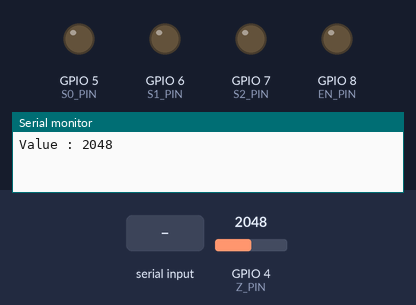
The program below on a simulated ESP32-C3. On the bench: output pins drawn as LEDs (lit = HIGH), the last lines printed to the serial monitor. Inputs (shaded band) come from the test bench; at power-on: GPIO 4 (Z_PIN) = 2048.

Above: at 1.2 s.
1.3 s: "1" received over Serial
At 1.9 s:
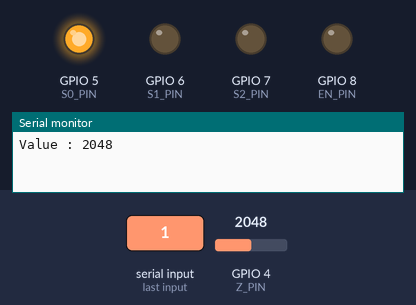
2.8 s: "2" received over Serial
At 3.1 s:
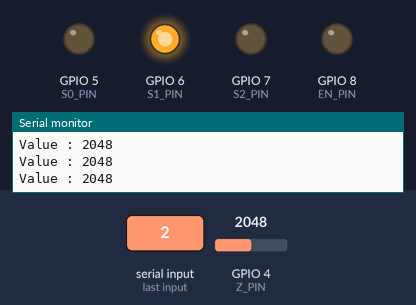
4.3 s: "3" received over Serial
At 5.4 s:
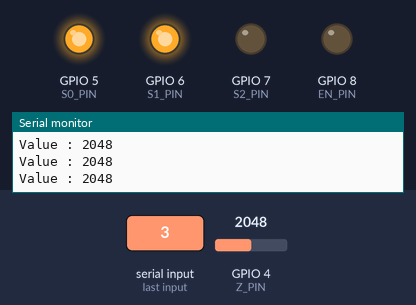
5.8 s: "0" received over Serial
At 6.5 s:
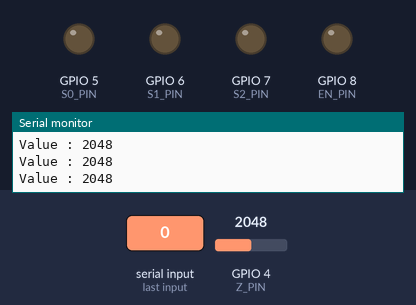
Timing chart, 0 to 8.3 s (numbered marks = the images above; inputs shaded):
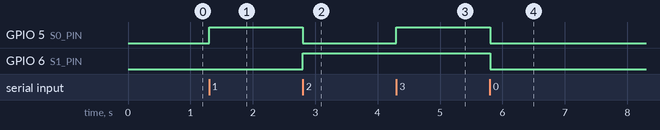

The program:

main.cpp
```cpp
#include <Arduino.h>

#define Z_PIN   4
#define S0_PIN  5
#define S1_PIN  6
#define S2_PIN  7
#define EN_PIN  8

uint32_t lastTime = 0;
uint32_t interval = 1000;

void setup() {
  Serial.begin(115200);

  pinMode(S0_PIN, OUTPUT);
  pinMode(S1_PIN, OUTPUT);
  pinMode(S2_PIN, OUTPUT);
  pinMode(EN_PIN, OUTPUT);
}

void loop() {
  if(Serial.available())
  {
    char charText = Serial.read();

    switch (charText)
    {
    case '0':
      digitalWrite(S0_PIN, LOW);
      digitalWrite(S1_PIN, LOW);
      break;
    case '1':
      digitalWrite(S0_PIN, HIGH);
      digitalWrite(S1_PIN, LOW);
      break;

    case '2':
      digitalWrite(S0_PIN, LOW);
      digitalWrite(S1_PIN, HIGH);
      break;

    case '3':
      digitalWrite(S0_PIN, HIGH);
      digitalWrite(S1_PIN, HIGH);
      break;

    default:

      break;
    }

  }

  if (millis() - lastTime > interval)
  {
    lastTime = millis();
    Serial.printf("Value : %d\r\n", analogRead(Z_PIN));
  }

}
```

Measured:
- after the input at 1.3 s, GPIO 5 (S0_PIN): LOW → HIGH at once
- after the input at 2.8 s, GPIO 5 (S0_PIN): HIGH → LOW at once; GPIO 6 (S1_PIN): LOW → HIGH at once
- after the input at 4.3 s, GPIO 5 (S0_PIN): LOW → HIGH at once
- after the input at 5.8 s, GPIO 5 (S0_PIN), GPIO 6 (S1_PIN): HIGH → LOW at once
